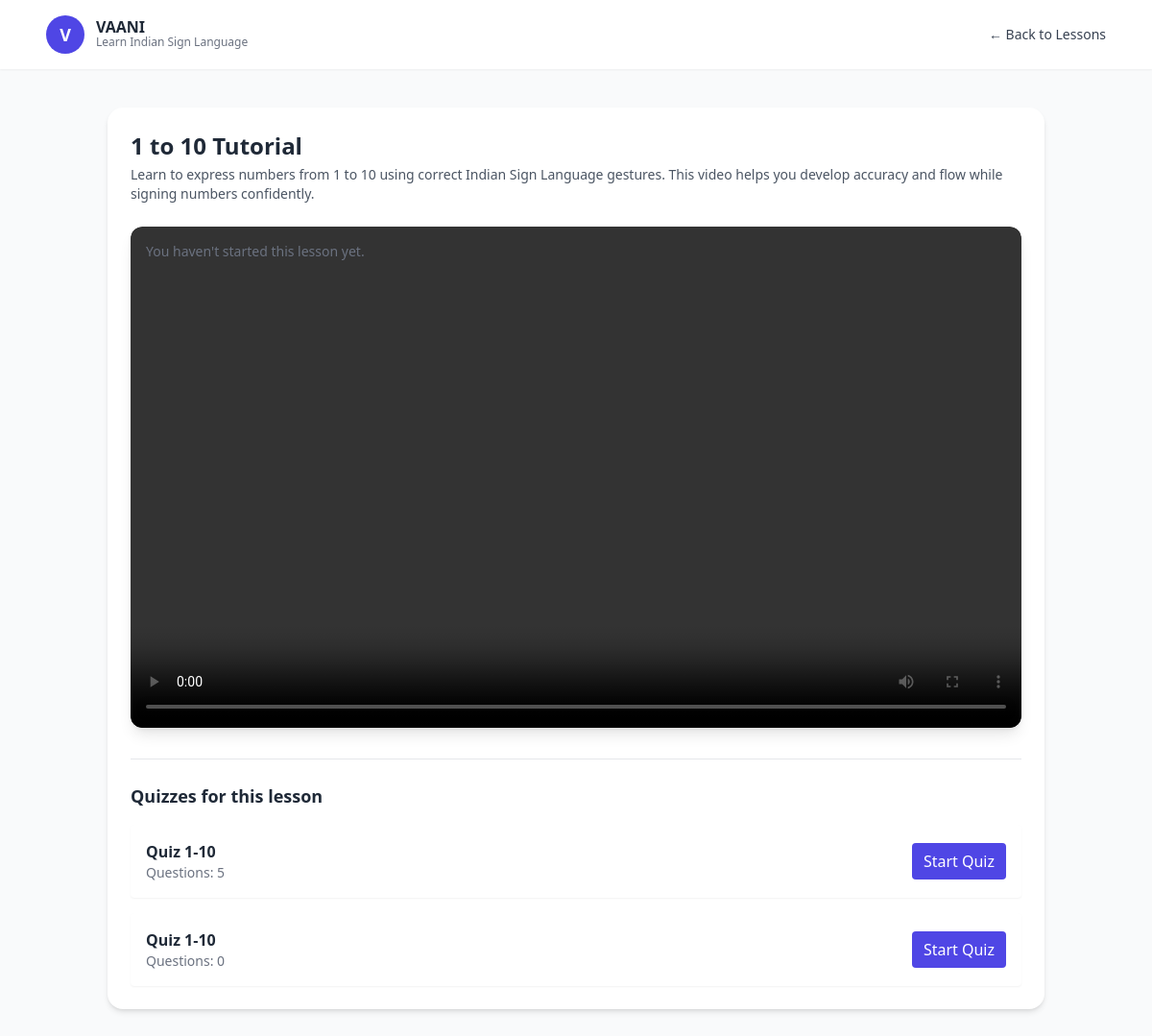
The app's page /learning/video/4/ with its own data.
### learning/models.py (models this page shows, shortened)
class Video(models.Model):
    title = models.CharField(max_length=255)
    description = models.TextField(blank=True)
    video_file = CloudinaryField('video', resource_type='video', blank=True, null=True)
    uploaded_at = models.DateTimeField(auto_now_add=True)

class Quiz(models.Model):
    title = models.CharField(max_length=200)
    video = models.ForeignKey('Video', on_delete=models.CASCADE, related_name='quizzes')
    class Meta:
        verbose_name_plural = "Quizzes"

### learning/views.py (the view)
# urls.py: path('video/<int:pk>/', views.video_detail, name='video_detail'),
def video_detail(request, pk):
    video = get_object_or_404(Video, pk=pk)
    user_progress = None
    if request.user.is_authenticated:
        user_progress = UserProgress.objects.filter(
            user=request.user,
            video=video
        ).first()
    videos = list(Video.objects.order_by('id'))
    current_index = videos.index(video)
    prev_video = videos[current_index - 1] if current_index > 0 else None
    next_video = videos[current_index + 1] if current_index < len(videos) - 1 else None
    context = {
        'video': video,
        'quizzes': video.quizzes.all() if hasattr(video, 'quizzes') else [],
        'user_progress': user_progress,
        'prev_video': prev_video,
        'next_video': next_video,
    }
    return render(request, 'learning/video_detail.html', context)

### learning/templates/learning/video_detail.html (shortened to what this page needs)
{% load static %}
<!doctype html>
<html lang="en">
<head>
  <script src="https://cdn.tailwindcss.com"></script>
</head>
<body class="bg-gray-50 text-gray-800">
  <header class="bg-white shadow-sm">
    <div class="max-w-6xl mx-auto px-6 py-4 flex items-center justify-between">
      <div class="flex items-center gap-3">
        <div class="w-10 h-10 rounded-full bg-indigo-600 text-white flex items-center justify-center font-bold text-lg">V</div>
        <div>
          <h1 class="font-bold leading-none text-gray-800">VAANI</h1>
          <p class="text-xs text-gray-500">Learn Indian Sign Language</p>
        </div>
      </div>
      <div class="flex items-center gap-4">
        <a href="{% url 'lesson_list' %}" class="text-sm text-gray-700 hover:text-indigo-600">← Back to Lessons</a>
      </div>
    </div>
  </header>
  <main class="max-w-5xl mx-auto px-6 py-10">
    <div class="bg-white p-6 rounded-2xl shadow-md">
      <h2 class="text-2xl font-bold text-gray-800">{{ video.title }}</h2>
      {% if video.description %}
        <p class="text-gray-600 mt-1 text-sm">{{ video.description }}</p>
      {% endif %}
      <div class="mt-6 relative pb-[56.25%] h-0 overflow-hidden rounded-xl shadow-lg">
        {% if user_progress %}
          <div class="absolute top-4 left-4 right-4 z-10">
            <div class="text-sm text-gray-600 mb-1">Your progress: {{ user_progress.progress|floatformat:0 }}%</div>
            <div class="w-full bg-gray-200 h-3 rounded-full overflow-hidden">
              <div class="h-full" style="width: {{ user_progress.progress|floatformat:0 }}%; background:linear-gradient(90deg,#6366f1,#06b6d4);"></div>
            </div>
            {% if user_progress.completed %}
              <div class="mt-2 text-xs text-green-600">Completed ✔️</div>
            {% endif %}
          </div>
        {% else %}
          <div class="absolute top-4 left-4 z-10">
            <div class="text-sm text-gray-500">You haven't started this lesson yet.</div>
          </div>
        {% endif %}
        {% if video.video_file %}
          <video controls preload="metadata" class="absolute top-0 left-0 w-full h-full rounded-xl object-cover">
            <source src="{{ video.video_file.url }}" type="video/mp4">
          </video>
        {% else %}
          <div class="absolute inset-0 flex items-center justify-center text-gray-400 bg-gray-100">
            No video available.
          </div>
        {% endif %}
      </div>
      <section class="mt-8 border-t pt-6">
        <h3 class="text-lg font-semibold">Quizzes for this lesson</h3>
        {% if quizzes and quizzes|length > 0 %}
          <div class="mt-4 grid gap-4">
            {% for quiz in quizzes %}
              <div class="p-4 bg-white rounded shadow-sm flex items-center justify-between">
                <div>
                  <div class="font-semibold">{{ quiz.title }}</div>
                  <div class="text-sm text-gray-500">Questions: {{ quiz.questions.count }}</div>
                </div>
                <div>
                  <a href="{% url 'quiz_detail' quiz.id %}" class="px-3 py-2 bg-indigo-600 text-white rounded">Start Quiz</a>
                </div>
              </div>
            {% endfor %}
          </div>
        {% else %}
          <p class="text-gray-500 mt-3">No quizzes available for this lesson yet.</p>
        {% endif %}
      </section>
    </div>
  </main>
</body>
</html>

### records on screen
Video: title "1 to 10 Tutorial", description "Learn to express numbers from 1 to 10 using correct Indian Sign Language gestures. This video helps you develop accuracy and flow while signing numbers confidently."
Quiz: title "Quiz 1-10", questions.count "5"
Quiz: title "Quiz 1-10", questions.count "0"
